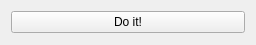
<?xml version="1.0" encoding="UTF-8"?>
<ui version="4.0">
 <class>containingWidget</class>
 <widget class="QWidget" name="containingWidget">
  <property name="geometry">
   <rect>
    <x>0</x>
    <y>0</y>
    <width>256</width>
    <height>45</height>
   </rect>
  </property>
  <property name="sizePolicy">
   <sizepolicy hsizetype="Preferred" vsizetype="Preferred">
    <horstretch>1</horstretch>
    <verstretch>0</verstretch>
   </sizepolicy>
  </property>
  <property name="minimumSize">
   <size>
    <width>256</width>
    <height>0</height>
   </size>
  </property>
  <property name="baseSize">
   <size>
    <width>0</width>
    <height>0</height>
   </size>
  </property>
  <property name="windowTitle">
   <string>Form</string>
  </property>
  <layout class="QHBoxLayout" name="horizontalLayout">
   <item>
    <widget class="QPushButton" name="pushButton">
     <property name="text">
      <string>Do it!</string>
     </property>
    </widget>
   </item>
  </layout>
 </widget>
 <resources/>
 <connections/>
</ui>
